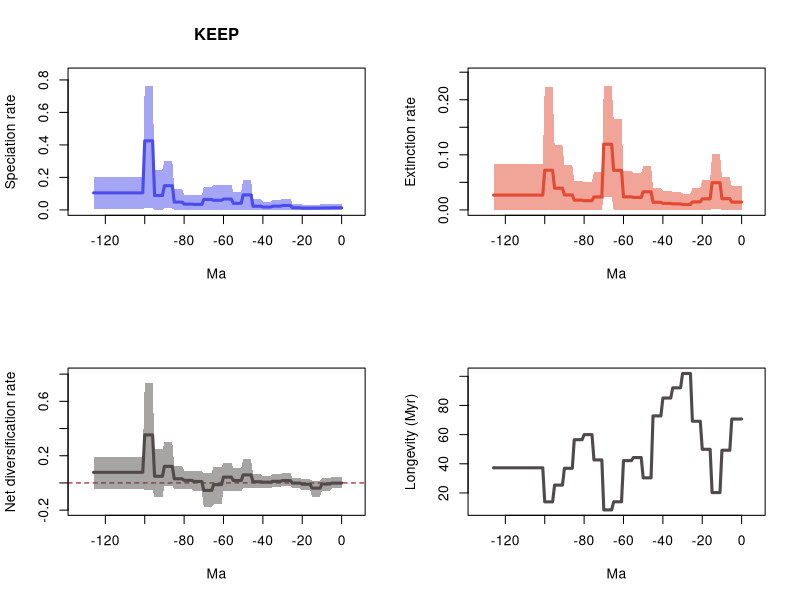

This figure's R source:
# 20 files combined:
# 	../Results/Genus_NS/5_MA_bins_EP/pyrate_mcmc_logs/Occ_gn_Squali_NS_10_G_KEEP_BDS_marginal_rates.log
# 	../Results/Genus_NS/5_MA_bins_EP/pyrate_mcmc_logs/Occ_gn_Squali_NS_11_G_KEEP_BDS_marginal_rates.log
# 	../Results/Genus_NS/5_MA_bins_EP/pyrate_mcmc_logs/Occ_gn_Squali_NS_12_G_KEEP_BDS_marginal_rates.log
# 	../Results/Genus_NS/5_MA_bins_EP/pyrate_mcmc_logs/Occ_gn_Squali_NS_13_G_KEEP_BDS_marginal_rates.log
# 	../Results/Genus_NS/5_MA_bins_EP/pyrate_mcmc_logs/Occ_gn_Squali_NS_14_G_KEEP_BDS_marginal_rates.log
# 	../Results/Genus_NS/5_MA_bins_EP/pyrate_mcmc_logs/Occ_gn_Squali_NS_15_G_KEEP_BDS_marginal_rates.log
# 	../Results/Genus_NS/5_MA_bins_EP/pyrate_mcmc_logs/Occ_gn_Squali_NS_16_G_KEEP_BDS_marginal_rates.log
# 	../Results/Genus_NS/5_MA_bins_EP/pyrate_mcmc_logs/Occ_gn_Squali_NS_17_G_KEEP_BDS_marginal_rates.log
# 	../Results/Genus_NS/5_MA_bins_EP/pyrate_mcmc_logs/Occ_gn_Squali_NS_18_G_KEEP_BDS_marginal_rates.log
# 	../Results/Genus_NS/5_MA_bins_EP/pyrate_mcmc_logs/Occ_gn_Squali_NS_19_G_KEEP_BDS_marginal_rates.log
# 	../Results/Genus_NS/5_MA_bins_EP/pyrate_mcmc_logs/Occ_gn_Squali_NS_1_G_KEEP_BDS_marginal_rates.log
# 	../Results/Genus_NS/5_MA_bins_EP/pyrate_mcmc_logs/Occ_gn_Squali_NS_20_G_KEEP_BDS_marginal_rates.log
# 	../Results/Genus_NS/5_MA_bins_EP/pyrate_mcmc_logs/Occ_gn_Squali_NS_2_G_KEEP_BDS_marginal_rates.log
# 	../Results/Genus_NS/5_MA_bins_EP/pyrate_mcmc_logs/Occ_gn_Squali_NS_3_G_KEEP_BDS_marginal_rates.log
# 	../Results/Genus_NS/5_MA_bins_EP/pyrate_mcmc_logs/Occ_gn_Squali_NS_4_G_KEEP_BDS_marginal_rates.log
# 	../Results/Genus_NS/5_MA_bins_EP/pyrate_mcmc_logs/Occ_gn_Squali_NS_5_G_KEEP_BDS_marginal_rates.log
# 	../Results/Genus_NS/5_MA_bins_EP/pyrate_mcmc_logs/Occ_gn_Squali_NS_6_G_KEEP_BDS_marginal_rates.log
# 	../Results/Genus_NS/5_MA_bins_EP/pyrate_mcmc_logs/Occ_gn_Squali_NS_7_G_KEEP_BDS_marginal_rates.log
# 	../Results/Genus_NS/5_MA_bins_EP/pyrate_mcmc_logs/Occ_gn_Squali_NS_8_G_KEEP_BDS_marginal_rates.log
# 	../Results/Genus_NS/5_MA_bins_EP/pyrate_mcmc_logs/Occ_gn_Squali_NS_9_G_KEEP_BDS_marginal_rates.log

# 95% HPDs calculated using code from Biopy (https://www.cs.auckland.ac.nz/~yhel002/biopy/)

pdf(file='../Results/Genus_NS/5_MA_bins_EP/pyrate_mcmc_logs/Occ_gn_Squali_NS_10_G_KEEP_BDS_marginal_rates_RTT.pdf',width=10.8, height=8.4)
par(mfrow=c(2,2))
library(scales)
L_hpd_m95=c(3.782248196e-06, 3.782248196e-06,3.782248196e-06,3.782248196e-06,3.782248196e-06,3.782248196e-06,5.79789108e-07,5.79789108e-07,5.79789108e-07,5.79789108e-07,5.79789108e-07,3.4113638e-08,3.4113638e-08,3.4113638e-08,3.4113638e-08,3.4113638e-08,2.6976385e-08,2.6976385e-08,2.6976385e-08,2.6976385e-08,2.6976385e-08,2.71845859e-07,2.71845859e-07,2.71845859e-07,2.71845859e-07,2.71845859e-07,1.336660522e-06,1.336660522e-06,1.336660522e-06,1.336660522e-06,1.336660522e-06,8.40623481e-07,8.40623481e-07,8.40623481e-07,8.40623481e-07,8.40623481e-07,1.019535144e-06,1.019535144e-06,1.019535144e-06,1.019535144e-06,1.019535144e-06,2.29532162e-07,2.29532162e-07,2.29532162e-07,2.29532162e-07,2.29532162e-07,0.001468598005839,0.001468598005839,0.001468598005839,0.001468598005839,0.001468598005839,6.107596327e-06,6.107596327e-06,6.107596327e-06,6.107596327e-06,6.107596327e-06,4.558101176e-06,4.558101176e-06,4.558101176e-06,4.558101176e-06,4.558101176e-06,6.210301346e-06,6.210301346e-06,6.210301346e-06,6.210301346e-06,6.210301346e-06,6.633063392e-06,6.633063392e-06,6.633063392e-06,6.633063392e-06,6.633063392e-06,3.632673953e-06,3.632673953e-06,3.632673953e-06,3.632673953e-06,3.632673953e-06,1.167462261e-05,1.167462261e-05,1.167462261e-05,1.167462261e-05,1.167462261e-05,4.603118104e-06,4.603118104e-06,4.603118104e-06,4.603118104e-06,4.603118104e-06,0.008578225949759,0.008578225949759,0.008578225949759,0.008578225949759,0.008578225949759,1.3733406632e-05,1.3733406632e-05,1.3733406632e-05,1.3733406632e-05,1.3733406632e-05,0.008975663758824,0.008975663758824,0.008975663758824,0.008975663758824,0.008975663758824,0.006984345252543,0.006984345252543,0.006984345252543,0.006984345252543,0.006984345252543,0.006984345252543,0.006984345252543,0.006984345252543,0.006984345252543,0.006984345252543,0.006984345252543,0.006984345252543,0.006984345252543,0.006984345252543,0.006984345252543,0.006984345252543,0.006984345252543,0.006984345252543,0.006984345252543,0.006984345252543,0.006984345252543,0.006984345252543,0.006984345252543,0.006984345252543,0.006984345252543,0.006984345252543)
L_hpd_M95=c(0.039131634826224, 0.039131634826224,0.039131634826224,0.039131634826224,0.039131634826224,0.039131634826224,0.036536347787459,0.036536347787459,0.036536347787459,0.036536347787459,0.036536347787459,0.032577477370403,0.032577477370403,0.032577477370403,0.032577477370403,0.032577477370403,0.031554050907814,0.031554050907814,0.031554050907814,0.031554050907814,0.031554050907814,0.038950958279264,0.038950958279264,0.038950958279264,0.038950958279264,0.038950958279264,0.069711068402901,0.069711068402901,0.069711068402901,0.069711068402901,0.069711068402901,0.063416409029907,0.063416409029907,0.063416409029907,0.063416409029907,0.063416409029907,0.051060112685923,0.051060112685923,0.051060112685923,0.051060112685923,0.051060112685923,0.06595416261173,0.06595416261173,0.06595416261173,0.06595416261173,0.06595416261173,0.185523336999857,0.185523336999857,0.185523336999857,0.185523336999857,0.185523336999857,0.11198484418218,0.11198484418218,0.11198484418218,0.11198484418218,0.11198484418218,0.155566895701314,0.155566895701314,0.155566895701314,0.155566895701314,0.155566895701314,0.153901029943775,0.153901029943775,0.153901029943775,0.153901029943775,0.153901029943775,0.139941476040496,0.139941476040496,0.139941476040496,0.139941476040496,0.139941476040496,0.089013418075023,0.089013418075023,0.089013418075023,0.089013418075023,0.089013418075023,0.090662656489014,0.090662656489014,0.090662656489014,0.090662656489014,0.090662656489014,0.128602598079725,0.128602598079725,0.128602598079725,0.128602598079725,0.128602598079725,0.303839445523051,0.303839445523051,0.303839445523051,0.303839445523051,0.303839445523051,0.248012545705102,0.248012545705102,0.248012545705102,0.248012545705102,0.248012545705102,0.763167048543922,0.763167048543922,0.763167048543922,0.763167048543922,0.763167048543922,0.19939881101265,0.19939881101265,0.19939881101265,0.19939881101265,0.19939881101265,0.19939881101265,0.19939881101265,0.19939881101265,0.19939881101265,0.19939881101265,0.19939881101265,0.19939881101265,0.19939881101265,0.19939881101265,0.19939881101265,0.19939881101265,0.19939881101265,0.19939881101265,0.19939881101265,0.19939881101265,0.19939881101265,0.19939881101265,0.19939881101265,0.19939881101265,0.19939881101265,0.19939881101265)
M_hpd_m95=c(4.53658711e-07, 4.53658711e-07,4.53658711e-07,4.53658711e-07,4.53658711e-07,4.53658711e-07,3.21024175e-07,3.21024175e-07,3.21024175e-07,3.21024175e-07,3.21024175e-07,0.001757219638549,0.001757219638549,0.001757219638549,0.001757219638549,0.001757219638549,1.24748931e-06,1.24748931e-06,1.24748931e-06,1.24748931e-06,1.24748931e-06,4.126258147e-06,4.126258147e-06,4.126258147e-06,4.126258147e-06,4.126258147e-06,4.52167434e-07,4.52167434e-07,4.52167434e-07,4.52167434e-07,4.52167434e-07,4.77502631e-07,4.77502631e-07,4.77502631e-07,4.77502631e-07,4.77502631e-07,9.48162782e-07,9.48162782e-07,9.48162782e-07,9.48162782e-07,9.48162782e-07,1.317240315e-06,1.317240315e-06,1.317240315e-06,1.317240315e-06,1.317240315e-06,3.942442597e-06,3.942442597e-06,3.942442597e-06,3.942442597e-06,3.942442597e-06,6.90963109e-07,6.90963109e-07,6.90963109e-07,6.90963109e-07,6.90963109e-07,3.2797383e-08,3.2797383e-08,3.2797383e-08,3.2797383e-08,3.2797383e-08,8.4960044266e-05,8.4960044266e-05,8.4960044266e-05,8.4960044266e-05,8.4960044266e-05,0.024143145607554,0.024143145607554,0.024143145607554,0.024143145607554,0.024143145607554,1.345254357e-06,1.345254357e-06,1.345254357e-06,1.345254357e-06,1.345254357e-06,2.30353755e-07,2.30353755e-07,2.30353755e-07,2.30353755e-07,2.30353755e-07,1.01649296e-07,1.01649296e-07,1.01649296e-07,1.01649296e-07,1.01649296e-07,9.4155048e-07,9.4155048e-07,9.4155048e-07,9.4155048e-07,9.4155048e-07,2.138055093e-06,2.138055093e-06,2.138055093e-06,2.138055093e-06,2.138055093e-06,3.552806471e-06,3.552806471e-06,3.552806471e-06,3.552806471e-06,3.552806471e-06,2.483840946e-06,2.483840946e-06,2.483840946e-06,2.483840946e-06,2.483840946e-06,2.483840946e-06,2.483840946e-06,2.483840946e-06,2.483840946e-06,2.483840946e-06,2.483840946e-06,2.483840946e-06,2.483840946e-06,2.483840946e-06,2.483840946e-06,2.483840946e-06,2.483840946e-06,2.483840946e-06,2.483840946e-06,2.483840946e-06,2.483840946e-06,2.483840946e-06,2.483840946e-06,2.483840946e-06,2.483840946e-06,2.483840946e-06)
M_hpd_M95=c(0.042481351602852, 0.042481351602852,0.042481351602852,0.042481351602852,0.042481351602852,0.042481351602852,0.058952043125997,0.058952043125997,0.058952043125997,0.058952043125997,0.058952043125997,0.101298100033474,0.101298100033474,0.101298100033474,0.101298100033474,0.101298100033474,0.05364097694903,0.05364097694903,0.05364097694903,0.05364097694903,0.05364097694903,0.039752442885985,0.039752442885985,0.039752442885985,0.039752442885985,0.039752442885985,0.029691152764076,0.029691152764076,0.029691152764076,0.029691152764076,0.029691152764076,0.032605642748535,0.032605642748535,0.032605642748535,0.032605642748535,0.032605642748535,0.034920767350346,0.034920767350346,0.034920767350346,0.034920767350346,0.034920767350346,0.040236253242918,0.040236253242918,0.040236253242918,0.040236253242918,0.040236253242918,0.079294522038966,0.079294522038966,0.079294522038966,0.079294522038966,0.079294522038966,0.066757462468854,0.066757462468854,0.066757462468854,0.066757462468854,0.066757462468854,0.071348654837541,0.071348654837541,0.071348654837541,0.071348654837541,0.071348654837541,0.164283117944399,0.164283117944399,0.164283117944399,0.164283117944399,0.164283117944399,0.225100756563519,0.225100756563519,0.225100756563519,0.225100756563519,0.225100756563519,0.068387602482006,0.068387602482006,0.068387602482006,0.068387602482006,0.068387602482006,0.050534124099217,0.050534124099217,0.050534124099217,0.050534124099217,0.050534124099217,0.052743095799676,0.052743095799676,0.052743095799676,0.052743095799676,0.052743095799676,0.081373123087954,0.081373123087954,0.081373123087954,0.081373123087954,0.081373123087954,0.11767054926306,0.11767054926306,0.11767054926306,0.11767054926306,0.11767054926306,0.223057003361511,0.223057003361511,0.223057003361511,0.223057003361511,0.223057003361511,0.083229546589539,0.083229546589539,0.083229546589539,0.083229546589539,0.083229546589539,0.083229546589539,0.083229546589539,0.083229546589539,0.083229546589539,0.083229546589539,0.083229546589539,0.083229546589539,0.083229546589539,0.083229546589539,0.083229546589539,0.083229546589539,0.083229546589539,0.083229546589539,0.083229546589539,0.083229546589539,0.083229546589539,0.083229546589539,0.083229546589539,0.083229546589539,0.083229546589539,0.083229546589539)
R_hpd_m95=c(-0.03922376611712, -0.03922376611712,-0.03922376611712,-0.03922376611712,-0.03922376611712,-0.03922376611712,-0.058587545690377,-0.058587545690377,-0.058587545690377,-0.058587545690377,-0.058587545690377,-0.100077719426014,-0.100077719426014,-0.100077719426014,-0.100077719426014,-0.100077719426014,-0.053915445514641,-0.053915445514641,-0.053915445514641,-0.053915445514641,-0.053915445514641,-0.039511608769294,-0.039511608769294,-0.039511608769294,-0.039511608769294,-0.039511608769294,-0.021431931834038,-0.021431931834038,-0.021431931834038,-0.021431931834038,-0.021431931834038,-0.029143124265958,-0.029143124265958,-0.029143124265958,-0.029143124265958,-0.029143124265958,-0.036632163384927,-0.036632163384927,-0.036632163384927,-0.036632163384927,-0.036632163384927,-0.038507968867095,-0.038507968867095,-0.038507968867095,-0.038507968867095,-0.038507968867095,-0.036840961426036,-0.036840961426036,-0.036840961426036,-0.036840961426036,-0.036840961426036,-0.06253481904921,-0.06253481904921,-0.06253481904921,-0.06253481904921,-0.06253481904921,-0.05628292111084,-0.05628292111084,-0.05628292111084,-0.05628292111084,-0.05628292111084,-0.157390373359551,-0.157390373359551,-0.157390373359551,-0.157390373359551,-0.157390373359551,-0.180221021829518,-0.180221021829518,-0.180221021829518,-0.180221021829518,-0.180221021829518,-0.062900942213582,-0.062900942213582,-0.062900942213582,-0.062900942213582,-0.062900942213582,-0.043638711704046,-0.043638711704046,-0.043638711704046,-0.043638711704046,-0.043638711704046,-0.047943273829794,-0.047943273829794,-0.047943273829794,-0.047943273829794,-0.047943273829794,-0.023318499717501,-0.023318499717501,-0.023318499717501,-0.023318499717501,-0.023318499717501,-0.105024664303896,-0.105024664303896,-0.105024664303896,-0.105024664303896,-0.105024664303896,-0.052879566025523,-0.052879566025523,-0.052879566025523,-0.052879566025523,-0.052879566025523,-0.044952895149471,-0.044952895149471,-0.044952895149471,-0.044952895149471,-0.044952895149471,-0.044952895149471,-0.044952895149471,-0.044952895149471,-0.044952895149471,-0.044952895149471,-0.044952895149471,-0.044952895149471,-0.044952895149471,-0.044952895149471,-0.044952895149471,-0.044952895149471,-0.044952895149471,-0.044952895149471,-0.044952895149471,-0.044952895149471,-0.044952895149471,-0.044952895149471,-0.044952895149471,-0.044952895149471,-0.044952895149471,-0.044952895149471)
R_hpd_M95=c(0.040610063206613, 0.040610063206613,0.040610063206613,0.040610063206613,0.040610063206613,0.040610063206613,0.036329356263816,0.036329356263816,0.036329356263816,0.036329356263816,0.036329356263816,0.013680244833757,0.013680244833757,0.013680244833757,0.013680244833757,0.013680244833757,0.027603117137857,0.027603117137857,0.027603117137857,0.027603117137857,0.027603117137857,0.034515549336298,0.034515549336298,0.034515549336298,0.034515549336298,0.034515549336298,0.071092829079209,0.071092829079209,0.071092829079209,0.071092829079209,0.071092829079209,0.064135616506009,0.064135616506009,0.064135616506009,0.064135616506009,0.064135616506009,0.050031177353804,0.050031177353804,0.050031177353804,0.050031177353804,0.050031177353804,0.065846521695452,0.065846521695452,0.065846521695452,0.065846521695452,0.065846521695452,0.173342793527949,0.173342793527949,0.173342793527949,0.173342793527949,0.173342793527949,0.110176036038521,0.110176036038521,0.110176036038521,0.110176036038521,0.110176036038521,0.149934416121791,0.149934416121791,0.149934416121791,0.149934416121791,0.149934416121791,0.119653044441568,0.119653044441568,0.119653044441568,0.119653044441568,0.119653044441568,0.074965700299125,0.074965700299125,0.074965700299125,0.074965700299125,0.074965700299125,0.086226756566267,0.086226756566267,0.086226756566267,0.086226756566267,0.086226756566267,0.08955895391838,0.08955895391838,0.08955895391838,0.08955895391838,0.08955895391838,0.126451983158085,0.126451983158085,0.126451983158085,0.126451983158085,0.126451983158085,0.297477331859514,0.297477331859514,0.297477331859514,0.297477331859514,0.297477331859514,0.248503590151482,0.248503590151482,0.248503590151482,0.248503590151482,0.248503590151482,0.731393793903997,0.731393793903997,0.731393793903997,0.731393793903997,0.731393793903997,0.192145241247329,0.192145241247329,0.192145241247329,0.192145241247329,0.192145241247329,0.192145241247329,0.192145241247329,0.192145241247329,0.192145241247329,0.192145241247329,0.192145241247329,0.192145241247329,0.192145241247329,0.192145241247329,0.192145241247329,0.192145241247329,0.192145241247329,0.192145241247329,0.192145241247329,0.192145241247329,0.192145241247329,0.192145241247329,0.192145241247329,0.192145241247329,0.192145241247329,0.192145241247329)
L_mean=c(0.012943140240708, 0.012943140240708,0.012943140240708,0.012943140240708,0.012943140240708,0.012943140240708,0.012198784314997,0.012198784314997,0.012198784314997,0.012198784314997,0.012198784314997,0.010808188032897,0.010808188032897,0.010808188032897,0.010808188032897,0.010808188032897,0.01041267073604,0.01041267073604,0.01041267073604,0.01041267073604,0.01041267073604,0.013168404149308,0.013168404149308,0.013168404149308,0.013168404149308,0.013168404149308,0.027219936141843,0.027219936141843,0.027219936141843,0.027219936141843,0.027219936141843,0.022854333182773,0.022854333182773,0.022854333182773,0.022854333182773,0.022854333182773,0.017492659104209,0.017492659104209,0.017492659104209,0.017492659104209,0.017492659104209,0.022481455251734,0.022481455251734,0.022481455251734,0.022481455251734,0.022481455251734,0.092207447753742,0.092207447753742,0.092207447753742,0.092207447753742,0.092207447753742,0.040439676802308,0.040439676802308,0.040439676802308,0.040439676802308,0.040439676802308,0.066644121285819,0.066644121285819,0.066644121285819,0.066644121285819,0.066644121285819,0.058917644599969,0.058917644599969,0.058917644599969,0.058917644599969,0.058917644599969,0.064249131191626,0.064249131191626,0.064249131191626,0.064249131191626,0.064249131191626,0.033799304295091,0.033799304295091,0.033799304295091,0.033799304295091,0.033799304295091,0.035485133095602,0.035485133095602,0.035485133095602,0.035485133095602,0.035485133095602,0.048107762943978,0.048107762943978,0.048107762943978,0.048107762943978,0.048107762943978,0.148896173112218,0.148896173112218,0.148896173112218,0.148896173112218,0.148896173112218,0.088442753007744,0.088442753007744,0.088442753007744,0.088442753007744,0.088442753007744,0.425293216162727,0.425293216162727,0.425293216162727,0.425293216162727,0.425293216162727,0.104754615013138,0.104754615013138,0.104754615013138,0.104754615013138,0.104754615013138,0.104754615013138,0.104754615013138,0.104754615013138,0.104754615013138,0.104754615013138,0.104754615013138,0.104754615013138,0.104754615013138,0.104754615013138,0.104754615013138,0.104754615013138,0.104754615013138,0.104754615013138,0.104754615013138,0.104754615013138,0.104754615013138,0.104754615013138,0.104754615013138,0.104754615013138,0.104754615013138,0.104754615013138)
M_mean=c(0.014144279003229, 0.014144279003229,0.014144279003229,0.014144279003229,0.014144279003229,0.014144279003229,0.020293099030427,0.020293099030427,0.020293099030427,0.020293099030427,0.020293099030427,0.049367810538265,0.049367810538265,0.049367810538265,0.049367810538265,0.049367810538265,0.020023270874201,0.020023270874201,0.020023270874201,0.020023270874201,0.020023270874201,0.014458949326565,0.014458949326565,0.014458949326565,0.014458949326565,0.014458949326565,0.009812723276996,0.009812723276996,0.009812723276996,0.009812723276996,0.009812723276996,0.010857579479436,0.010857579479436,0.010857579479436,0.010857579479436,0.010857579479436,0.011753994687347,0.011753994687347,0.011753994687347,0.011753994687347,0.011753994687347,0.013725802275979,0.013725802275979,0.013725802275979,0.013725802275979,0.013725802275979,0.032921133265937,0.032921133265937,0.032921133265937,0.032921133265937,0.032921133265937,0.022585425545816,0.022585425545816,0.022585425545816,0.022585425545816,0.022585425545816,0.023718506247666,0.023718506247666,0.023718506247666,0.023718506247666,0.023718506247666,0.071736934082069,0.071736934082069,0.071736934082069,0.071736934082069,0.071736934082069,0.119173594071025,0.119173594071025,0.119173594071025,0.119173594071025,0.119173594071025,0.023428558161344,0.023428558161344,0.023428558161344,0.023428558161344,0.023428558161344,0.016668741530604,0.016668741530604,0.016668741530604,0.016668741530604,0.016668741530604,0.017695600446379,0.017695600446379,0.017695600446379,0.017695600446379,0.017695600446379,0.027102728148011,0.027102728148011,0.027102728148011,0.027102728148011,0.027102728148011,0.03940032605236,0.03940032605236,0.03940032605236,0.03940032605236,0.03940032605236,0.071986565726311,0.071986565726311,0.071986565726311,0.071986565726311,0.071986565726311,0.026843380516476,0.026843380516476,0.026843380516476,0.026843380516476,0.026843380516476,0.026843380516476,0.026843380516476,0.026843380516476,0.026843380516476,0.026843380516476,0.026843380516476,0.026843380516476,0.026843380516476,0.026843380516476,0.026843380516476,0.026843380516476,0.026843380516476,0.026843380516476,0.026843380516476,0.026843380516476,0.026843380516476,0.026843380516476,0.026843380516476,0.026843380516476,0.026843380516476,0.026843380516476)
R_mean=c(-0.001201138762521, -0.001201138762521,-0.001201138762521,-0.001201138762521,-0.001201138762521,-0.001201138762521,-0.00809431471543,-0.00809431471543,-0.00809431471543,-0.00809431471543,-0.00809431471543,-0.038559622505368,-0.038559622505368,-0.038559622505368,-0.038559622505368,-0.038559622505368,-0.00961060013816,-0.00961060013816,-0.00961060013816,-0.00961060013816,-0.00961060013816,-0.001290545177258,-0.001290545177258,-0.001290545177258,-0.001290545177258,-0.001290545177258,0.017407212864848,0.017407212864848,0.017407212864848,0.017407212864848,0.017407212864848,0.011996753703337,0.011996753703337,0.011996753703337,0.011996753703337,0.011996753703337,0.005738664416862,0.005738664416862,0.005738664416862,0.005738664416862,0.005738664416862,0.008755652975756,0.008755652975756,0.008755652975756,0.008755652975756,0.008755652975756,0.059286314487805,0.059286314487805,0.059286314487805,0.059286314487805,0.059286314487805,0.017854251256492,0.017854251256492,0.017854251256492,0.017854251256492,0.017854251256492,0.042925615038153,0.042925615038153,0.042925615038153,0.042925615038153,0.042925615038153,-0.0128192894821,-0.0128192894821,-0.0128192894821,-0.0128192894821,-0.0128192894821,-0.054924462879399,-0.054924462879399,-0.054924462879399,-0.054924462879399,-0.054924462879399,0.010370746133746,0.010370746133746,0.010370746133746,0.010370746133746,0.010370746133746,0.018816391564997,0.018816391564997,0.018816391564997,0.018816391564997,0.018816391564997,0.030412162497599,0.030412162497599,0.030412162497599,0.030412162497599,0.030412162497599,0.121793444964206,0.121793444964206,0.121793444964206,0.121793444964206,0.121793444964206,0.049042426955385,0.049042426955385,0.049042426955385,0.049042426955385,0.049042426955385,0.353306650436416,0.353306650436416,0.353306650436416,0.353306650436416,0.353306650436416,0.077911234496662,0.077911234496662,0.077911234496662,0.077911234496662,0.077911234496662,0.077911234496662,0.077911234496662,0.077911234496662,0.077911234496662,0.077911234496662,0.077911234496662,0.077911234496662,0.077911234496662,0.077911234496662,0.077911234496662,0.077911234496662,0.077911234496662,0.077911234496662,0.077911234496662,0.077911234496662,0.077911234496662,0.077911234496662,0.077911234496662,0.077911234496662,0.077911234496662,0.077911234496662)
trans=0.5
age=(0:(127-1))* -1
plot(age,age,type = 'n', ylim = c(0, 0.8394837533983143), xlim = c(-133.35,6.3500000000000005), ylab = 'Speciation rate', xlab = 'Ma',main='KEEP' )
polygon(c(age, rev(age)), c(L_hpd_M95, rev(L_hpd_m95)), col = alpha("#4c4cec",trans), border = NA)
lines(rev(age), rev(L_mean), col = "#4c4cec", lwd=3)
plot(age,age,type = 'n', ylim = c(0, 0.2476108322198709), xlim = c(-133.35,6.3500000000000005), ylab = 'Extinction rate', xlab = 'Ma' )
polygon(c(age, rev(age)), c(M_hpd_M95, rev(M_hpd_m95)), col = alpha("#e34a33",trans), border = NA)
lines(rev(age), rev(M_mean), col = "#e34a33", lwd=3)
plot(age,age,type = 'n', ylim = c(-0.1982431240124698, 0.8045331732943967), xlim = c(-133.35,6.3500000000000005), ylab = 'Net diversification rate', xlab = 'Ma' )
abline(h=0,lty=2,col="darkred")
polygon(c(age, rev(age)), c(R_hpd_M95, rev(R_hpd_m95)), col = alpha("#504A4B",trans), border = NA)
lines(rev(age), rev(R_mean), col = "#504A4B", lwd=3)
plot(age,rev(1/M_mean),type = 'n', xlim = c(-133.35,6.3500000000000005), ylab = 'Longevity (Myr)', xlab = 'Ma' )
lines(rev(age), rev(1/M_mean), col = "#504A4B", lwd=3)
n <- dev.off()
